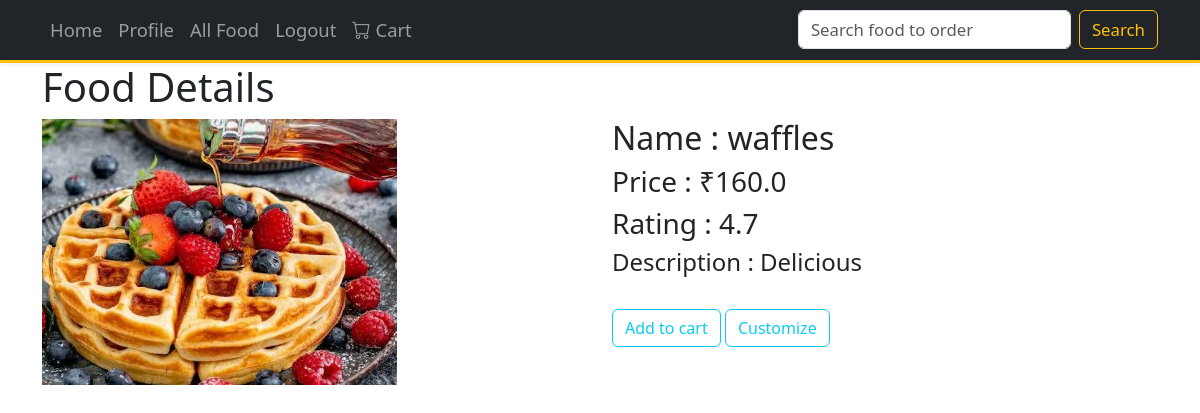
Before: /4/ (signed in) with the older database file.
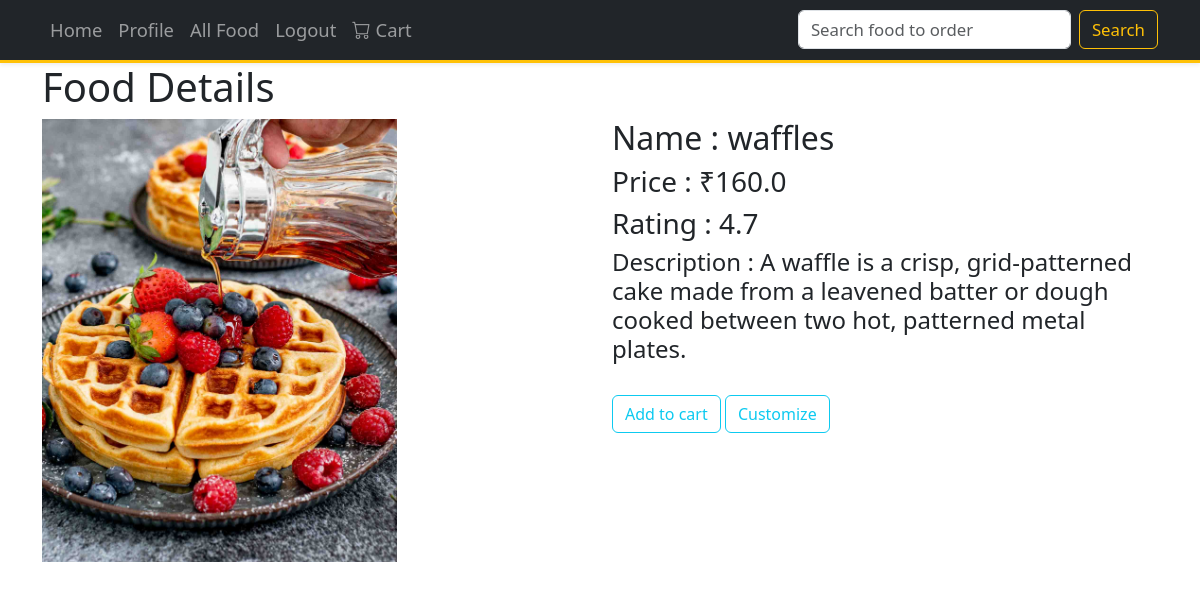
After: the same page with the newer database file.
### foods/models.py (models this page shows, shortened)
class FoodItems(models.Model):
    name=models.CharField( max_length=100)
    price=models.FloatField()
    rating=models.FloatField()
    food_img=models.ImageField(upload_to='foodimg/',blank=True,null=True)
    description=models.TextField()
    categories=models.CharField(max_length=100,choices=catogeories)
    vendor=models.ForeignKey(
        User,
        on_delete=models.SET_NULL,
        related_name='food_items',
        null=True,
        blank=True,
    )

### foods/views.py (the view)
# urls.py: path('<int:id>/', views.Food_details, name='food_details'),
@never_cache
@login_required(login_url='login')
def Food_details(request, id):
    fooditem = get_object_or_404(FoodItems, id=id)
    return render(request, "foods/foods_details.html", {'fooditem': fooditem})

### templates/foods/foods_details.html
{% extends "base.html" %}
{% load static %}
{% block content %}
<div class="container">
  <div class="jumbotron">
    <h1>Food Details</h1>
    <div class="row">
      <div class="col-md-6">
        {% if fooditem.food_img %}
          <img src="{{ fooditem.food_img.url }}" alt="food image" width="65%" />
        {% else %}
          <img src="{% static 'defaultimg.png' %}" alt="no img" width="65%" />
        {% endif %}
      </div>
      <div class="col-md-6">
        <h2>Name : {{ fooditem.name }}</h2>
        <h3>Price : ₹{{ fooditem.price }}</h3>
        <h3>Rating : {{ fooditem.rating }}</h3>
        <h4>Description : {{ fooditem.description }}</h4>
        <br />
        <a href="{% url 'addtocart' fooditem.id %}" class="btn btn-outline-info">
          Add to cart
        </a>
        <a href="{% url 'customize' fooditem.id %}" class="btn btn-outline-info">
          Customize
        </a>
      </div>
    </div>
  </div>
</div>
{% endblock %}

Changed rows visible on the page:
changed FoodItems "waffles": food_img: a different picture; description "Delicious" → "A waffle is a crisp, grid-patterned cake made from a leavened batter or dough cooked between two hot, patterned metal plates."
